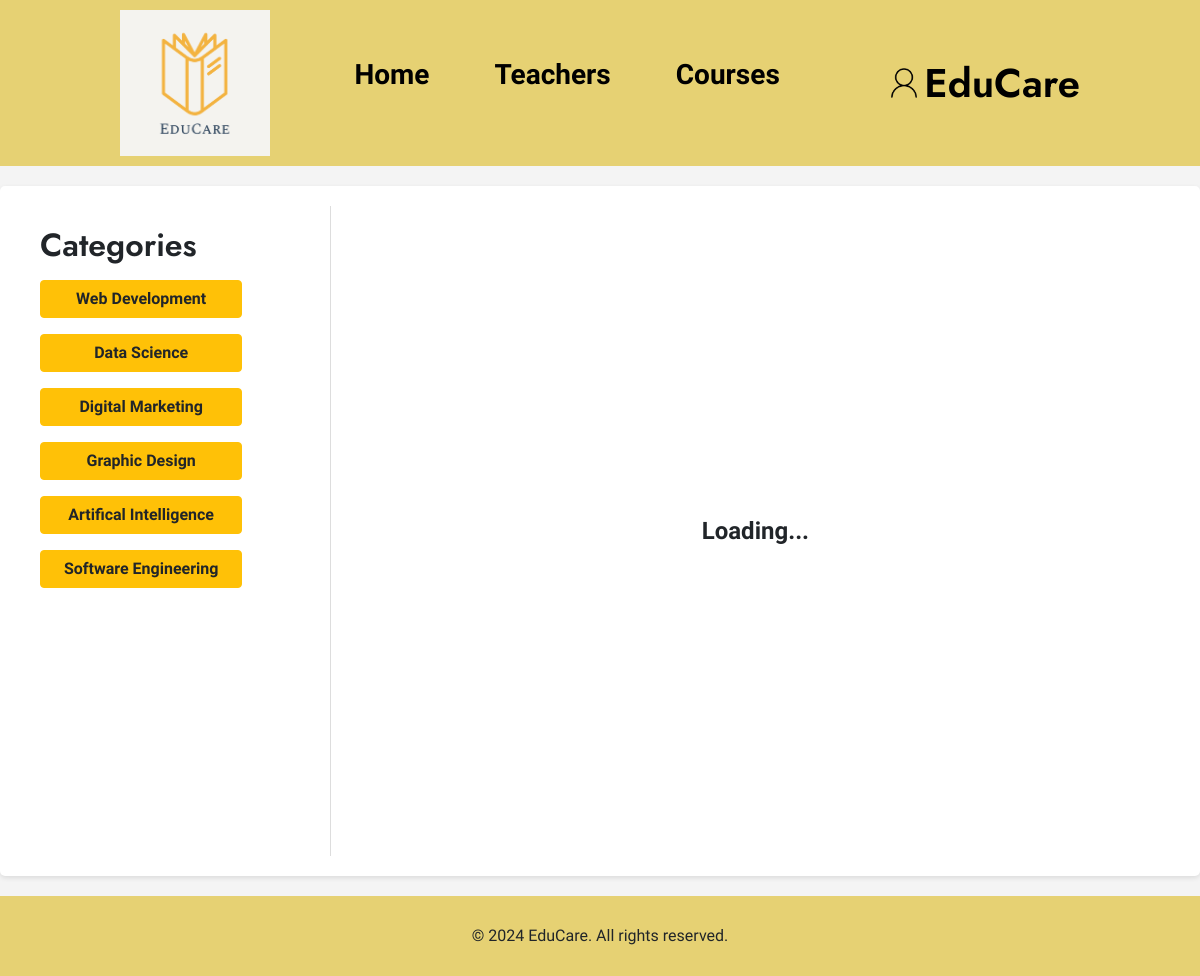
The page /user/testcourses.php (signed in) on the database its author committed.
### tables this page shows
CREATE TABLE `categories` (
  `id` int(11) NOT NULL,
  `category_name` varchar(255) NOT NULL
);

### user/testcourses.php (the view, shortened to what this page needs)
<?php
require_once '../core/database.php';
?>
<!DOCTYPE html>
<html lang="en">
<head>
    <?php include_once './includes/style_links.php'; ?>
    <link rel="stylesheet" href="style.css">
    <link rel="stylesheet" href="css/custom.min.css">
</head>
<body>
    <?php include './includes/header.php'; ?>
    <div class="container">
        <div class="sidebar">
            <h2>Categories</h2>
            <ul class="list-unstyled">
                <?php
                $list_cat_Q = $con->query("SELECT * FROM `categories`");
                while ($list_cat = mysqli_fetch_object($list_cat_Q)):
                ?>
                    <li><a data-id="<?= $list_cat->id ?>" class="btn btn-warning font-weight-bold w-75 my-2" href="#<?= $list_cat->category_name ?>"><?= $list_cat->category_name ?></a></li>
                <?php endwhile; ?>
            </ul>
        </div>
        <div id="fetch_courses" class="content">
            <span>Loading...</span>
        </div>
    </div>
    <?php include './includes/footer.php'; ?>
</body>
</html>

### user/style.css (style rules this page uses)
* { margin: 0; padding: 0; font-family: "Poppins", sans-serif; box-sizing: border-box; }
body { background-color: rgb(249, 243, 234); }
.btn { cursor: pointer; }

### user/testcourses.php (style rules this page uses)
body { font-family: Arial, sans-serif; margin: 0; padding: 0; background-color: #f4f4f4; }
.container { display: flex; max-width: 1200px; margin: 20px auto; padding: 20px; background: white; border-radius: 5px; box-shadow: 0 2px 5px rgba(0, 0, 0, 0.1); }
.sidebar { flex: 1; padding: 20px; border-right: 1px solid #ddd; }
.content { flex: 3; padding: 20px; }

### rows shown on the page
categories: category_name "Web Development"
categories: category_name "Data Science"
categories: category_name "Digital Marketing"
categories: category_name "Graphic Design"
categories: category_name "Artifical Intelligence"
categories: category_name "Software Engineering"
